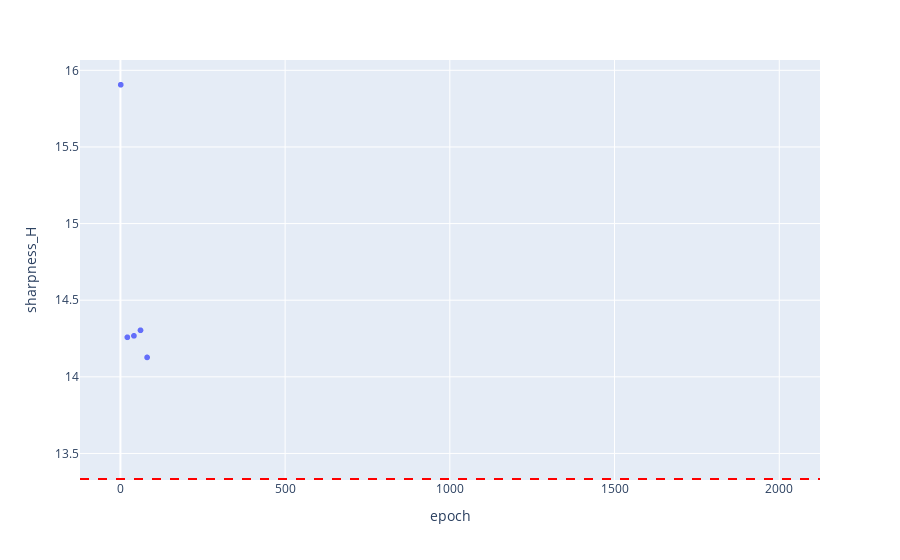

Notebook code for this chart:
### Code cell
fig = px.scatter(out[out['model_id']==19], x='epoch', y='sharpness_H')
fig.add_hline(y=2/0.15, line_dash="dash", line_color="red")
fig.show()

### Figure 1 — Plotly figure (JSON) as saved in the notebook; plotly's stock layout.template omitted (floating-point values rounded to 4 significant figures; data arrays with more than 128 entries replaced by an {"elided": "..."} marker saying what was removed)
{"data": [{"hovertemplate": "epoch=%{x}<br>sharpness_H=%{y}<extra></extra>", "legendgroup": "", "marker": {"color": "#636efa", "symbol": "circle"}, "mode": "markers", "name": "", "showlegend": false, "x": {"elided": "2000 int values"}, "xaxis": "x", "y": {"elided": "2000 float values"}, "yaxis": "y", "type": "scattergl"}], "layout": {"xaxis": {"anchor": "y", "domain": [0.0, 1.0], "title": {"text": "epoch"}}, "yaxis": {"anchor": "x", "domain": [0.0, 1.0], "title": {"text": "sharpness_H"}}, "legend": {"tracegroupgap": 0}, "margin": {"t": 60}, "shapes": [{"line": {"color": "red", "dash": "dash"}, "type": "line", "x0": 0, "x1": 1, "xref": "x domain", "y0": 13.33, "y1": 13.33, "yref": "y"}]}}
